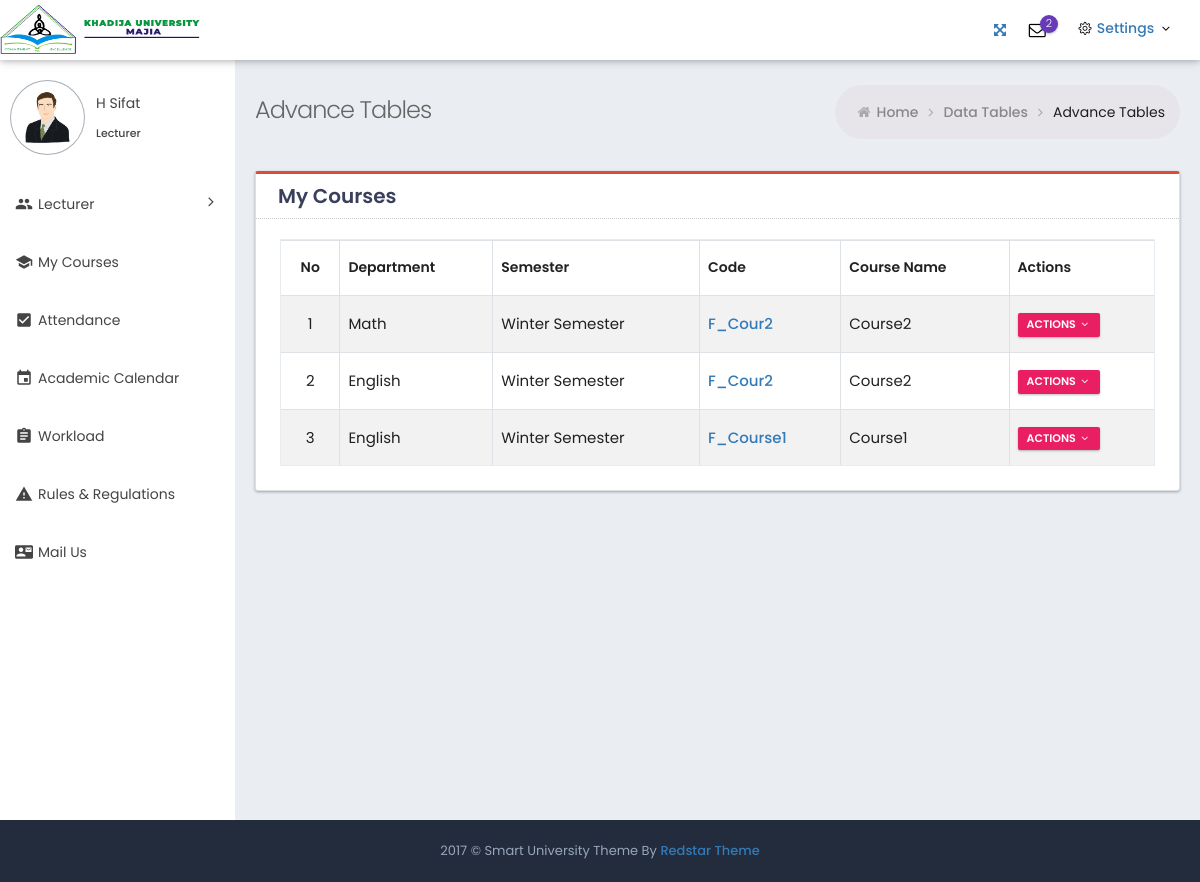
Screenshot of /lecturer/my_course/ (signed in) with the database file from the repository.
### pis/models.py (models this page shows, shortened)
class Lecturer(models.Model):
    user = models.OneToOneField(
        settings.AUTH_USER_MODEL, on_delete=models.CASCADE)
    status = models.CharField(max_length=10, choices=STATUS, default='active')
    pin_number   = models.CharField(max_length=100, unique=True)
    first_name = models.CharField(max_length=40)
    middle_name = models.CharField(max_length=40)
    last_name = models.CharField(max_length=40)
    image = models.ImageField(upload_to='lecturer/images/')
    gender = models.CharField(max_length=10, choices=GENDER)
    marital_status = models.CharField(max_length=10, choices=Marital_Status)
    child = models.PositiveIntegerField()
    date_of_birth = models.DateField(default=timezone.now)
    graduate = models.IntegerField()
    postgraduate = models.IntegerField()
    phd = models.IntegerField()
    date_of_join = models.DateField(default=timezone.now)
    phone = models.CharField(max_length=15)
    email = models.EmailField(unique=True)
    address = models.TextField(blank=True)
    others = models.TextField(blank=True)
    class Meta:
        db_table = ''
        managed = True
        verbose_name = 'Teacher'
        verbose_name_plural = 'Teachers'

class My_Course(models.Model):
    name = models.CharField(max_length=20)
    lecturer = models.ForeignKey(Lecturer, on_delete=models.SET_NULL, related_name='my_course_lecturer', blank=True, null=True)
    department = models.ForeignKey(to='sis.Department', on_delete=models.SET_NULL, blank=True, null=True)
    semester = models.ForeignKey(to='sis.Semester', on_delete=models.SET_NULL, related_name='my_course_semester', blank=True, null=True)
    subject = models.ManyToManyField(to='sis.Subject',  related_name='my_course_subject')
    course = models.ForeignKey(to='sis.Course', on_delete=models.SET_NULL, related_name='my_course_course', blank=True, null=True)
    student = models.ManyToManyField(to='sis.Student', related_name='my_course_student')
    class Meta:
        db_table = ''
        managed = True
        verbose_name = 'My_Course'
        verbose_name_plural = 'My_Courses'
    def get_absolute_url(self):
        return reverse('lecturer:my_course_detail', kwargs={
            'pk': self.pk
        })

### sis/models.py (models this page shows, shortened)
class Department(models.Model):
    student = models.ForeignKey(
        Student, on_delete=models.SET_NULL, null=True)
    name = models.CharField(max_length=200, unique=True)
    prefix = models.CharField(max_length=20)
    code = models.CharField(max_length=20)
    about = models.CharField(max_length=150, blank=True)
    def __str__(self):
        return self.name
    class Meta:
        db_table = ''
        managed = True
        verbose_name = 'Department'
        verbose_name_plural = 'Departments'

class Semester(models.Model):
    name = models.CharField(max_length=50)
    department = models.ForeignKey(Department, on_delete=models.SET_NULL, related_name='semester_dept', blank=True, null=True)
    program = models.ForeignKey(Program, on_delete=models.SET_NULL, related_name='semester_program', blank=True, null=True)
    course = models.ManyToManyField(Course, related_name='semester_course', blank=True)
    student = models.ManyToManyField(Student, related_name='semester_student', blank=True)
    session = models.ForeignKey(Semester_Session, on_delete=models.SET_NULL, related_name='semester_program', blank=True, null=True)
    code = models.CharField(max_length=40)
    advisor = models.ForeignKey(to='pis.Lecturer', on_delete=models.SET_NULL, related_name='semester_advisor', blank=True, null=True)
    class Meta:
        db_table = ''
        managed = True
        verbose_name = 'Semester'
        verbose_name_plural = 'Semesters'

class Course(models.Model):
    student = models.ForeignKey(Student, on_delete=models.SET_NULL, null=True)
    name = models.CharField(max_length=200, unique=True)
    prefix = models.CharField(max_length=20)
    code = models.CharField(max_length=20)
    subject = models.ManyToManyField('Subject', related_name='subject_list', blank=True)
    faield = models.ManyToManyField(Subject,related_name='failed_subject_status', blank=True)
    passed = models.ManyToManyField(Subject,related_name='passed_subject_status', blank=True)
    nerver = models.ManyToManyField(Subject,related_name='never_subject_status', blank=True)
    current = models.ManyToManyField(Subject,related_name='curent_subject_status', blank=True)
    program = models.ForeignKey('Program', related_name='program_course', on_delete=models.CASCADE, blank=True, null=True)
    class Meta:
        db_table = ''
        managed = True
        verbose_name = 'Course'
        verbose_name_plural = 'Courses'

### pis/views.py (the view)
# urls.py: path('my_course/',views.Course_by_teacher.as_view(), name='my_course'),
@method_decorator([login_required, pis_required], name='dispatch')
class Course_by_teacher(generic.ListView):
    model = My_Course
    template_name = 'my_course.html'
    context_object_name = 'queryset'
    def get_context_data(self, **kwargs):
        profile = Lecturer.objects.filter(user=self.request.user)
        semester_course = My_Course.objects.filter(lecturer__user=self.request.user)
        context = super().get_context_data(**kwargs)
        context['profile'] = profile
        context['test'] = semester_course
        return context

### pis/templates/my_course.html (shortened to what this page needs)
{% load static %}
<!DOCTYPE html>
<html lang="en">
<head>
    <link href="{% static 'fonts/simple-line-icons/simple-line-icons.min.css' %}" rel="stylesheet" type="text/css" />
    <link href="{% static 'fonts/font-awesome/css/font-awesome.min.css' %}" rel="stylesheet" type="text/css" />
    <link href="{% static 'fonts/material-design-icons/material-icon.css' %}" rel="stylesheet" type="text/css" />
    <link href="{% static 'assets/plugins/bootstrap/css/bootstrap.min.css' %}" rel="stylesheet" type="text/css" />
    <link href="{% static 'assets/plugins/datatables/plugins/bootstrap/dataTables.bootstrap4.min.css' %}" rel="stylesheet"
        type="text/css" />
    <link rel="stylesheet" href="{% static 'assets/plugins/material/material.min.css' %}">
    <link rel="stylesheet" href="{% static 'assets/css/material_style.css' %}">
    <link href="{% static 'assets/css/theme/light/theme_style.css' %}" rel="stylesheet" id="rt_style_components" type="text/css" />
    <link href="{% static 'assets/css/theme/light/style.css' %}" rel="stylesheet" type="text/css" />
    <link href="{% static 'assets/css/plugins.min.css' %}" rel="stylesheet" type="text/css" />
    <link href="{% static 'assets/css/responsive.css' %}" rel="stylesheet" type="text/css" />
    <link href="{% static 'assets/css/theme/light/theme-color.css' %}" rel="stylesheet" type="text/css" />
</head>
<body
    class="page-header-fixed sidemenu-closed-hidelogo page-content-white page-md header-white white-sidebar-color logo-indigo">
    <div class="page-wrapper">
{% include "base/header.html" %}
        <div class="page-container">
          {% include "l_sidebar.html" %}
            <div class="page-content-wrapper">
                <div class="page-content">
                    <div class="page-bar">
                        <div class="page-title-breadcrumb">
                            <div class=" pull-left">
                                <div class="page-title">Advance Tables</div>
                            </div>
                            <ol class="breadcrumb page-breadcrumb pull-right">
                                <li><i class="fa fa-home"></i>&nbsp;<a class="parent-item"
                                        href="index.html">Home</a>&nbsp;<i class="fa fa-angle-right"></i>
                                </li>
                                <li><a class="parent-item" href="#">Data Tables</a>&nbsp;<i
                                        class="fa fa-angle-right"></i>
                                </li>
                                <li class="active">Advance Tables</li>
                            </ol>
                        </div>
                    </div>
                    <div class="row">
                        <div class="col-md-12">
                            <div class="card card-topline-red">
                                <div class="card-head">
                                    <header>My Courses</header>
                                </div>
                                <div class="card-body ">
                                    <div class="table-scrollable">
                                        <table
                                            class="table table-striped table-bordered table-hover table-checkable"
                                            style="width: 100%">
                                            <thead>
                                                <tr>
                                                    <th>
                                                     No
                                                    </th>
                                                    <th>
                                                     Department
                                                    </th>
                                                    <th> Semester </th>
                                                    <th>Code </th>
                                                    <th> Course Name </th>
                                                    <th> Actions </th>
                                                </tr>
                                            </thead>
                                            <tbody>
                                                {% for lite in queryset  %}
                                                <tr class="odd gradeX">
                                                    <td>
                                                  {{forloop.counter}}
                                                    </td>
                                                    <td>
                                                  {{lite.department}}
                                                    </td>
                                                    <td>
                                                        {{lite.semester.name}}
                                                    </td>
                                                    <td>
                                                        <a href="{{lite.get_absolute_url}}">{{lite.course.code}}  </a>
                                                    </td>
                                                    <td> {{lite.course.name}} </td>
                                                    <td class="valigntop">
                                                        <div class="btn-group">
                                                            <button
                                                                class="btn btn-xs deepPink-bgcolor dropdown-toggle no-margin"
                                                                type="button" data-toggle="dropdown"
                                                                aria-expanded="false">
                                                                Actions
                                                                <i class="fa fa-angle-down"></i>
                                                            </button>
                                                        </div>
                                                    </td>
                                                </tr>
                                                {% endfor %}
                                            </tbody>
                                        </table>
                                    </div>
                                </div>
                            </div>
                        </div>
                    </div>
                </div>
            </div>
        </div>
        <div class="page-footer">
            <div class="page-footer-inner"> 2017 &copy; Smart University Theme By
                <a href="mailto:redstartheme@gmail.com" target="_top" class="makerCss">Redstar Theme</a>
            </div>
        </div>
    </div>
</body>
</html>

### pis/templates/l_sidebar.html (shortened to what this page needs)
{% load static %}
			<div class="sidebar-container">
				<div class="sidemenu-container navbar-collapse collapse fixed-menu">
					<div id="remove-scroll" class="left-sidemenu">
						<ul class="sidemenu  page-header-fixed slimscroll-style" data-keep-expanded="false"
							data-auto-scroll="true" data-slide-speed="200" style="padding-top: 20px">
							{% for profile in profile  %}
							<li class="sidebar-user-panel">
								<div class="user-panel">
									<div class="pull-left image">
										<img src="{{profile.image.url}}" class="img-circle user-img-circle"
											alt="User Image" />
									</div>
									<div class="pull-left info">
										<p> {{profile.first_name}}  {{profile.middle_name}}</p>
										<a href="#">
											<span class="txtOnline">
												Lecturer </span></a>
									</div>
								</div>
							</li>
							<li class="nav-item">
								<a href="#" class="nav-link nav-toggle"><i class="material-icons">group</i>
									<span class="title">Lecturer</span>
								</a>
							</li>
							<li class="nav-item">
								<a href="{% url 'lecturer:my_course' %}" class="nav-link nav-toggle"> <i class="material-icons">school</i>
									<span class="title">My Courses</span>
								</a>
							</li>
							<li class="nav-item">
								<a href="{% url 'lecturer:attendance' %}" class="nav-link nav-toggle"> <i class="material-icons">check_box</i>
									<span class="title">Attendance</span>
								</a>
							</li>
							<li class="nav-item">
								<a href="event.html" class="nav-link nav-toggle"> <i class="material-icons">event</i>
									<span class="title">Academic Calendar</span>
								</a>
							</li>
							<li class="nav-item">
								<a href="{% url 'lecturer:workload' %}" class="nav-link nav-toggle"> <i class="material-icons">assignment</i>
									<span class="title">Workload</span>
								</a>
							</li>
							<li class="nav-item">
								<a href="{% url 'lecturer:guide_line' %}" class="nav-link nav-toggle"> <i class="material-icons">warning</i>
									<span class="title">  Rules & Regulations </span>
								</a>
							</li>
							<li class="nav-item">
								<a href="{% url 'lecturer:l_contact' %}" class="nav-link nav-toggle"> <i class="material-icons">contact_mail</i>
									<span class="title"> Mail Us </span>
								</a>
							</li>
							{% endfor %}
						</ul>
					</div>
				</div>
			</div>

### static/assets/css/theme/light/style.css (style rules this page uses)
.fa { display: inline-block; font: normal normal normal 14px/1 FontAwesome; font-size: inherit; -webkit-font-smoothing: antialiased; -moz-osx-font-smoothing: grayscale; transform: translate(0, 0); }
.fa-angle-down:before { content: "\f107"; }

### static/assets/css/responsive.css (style rules this page uses)
@media (min-width:992px) { .sidemenu-container { width: 235px; float: left; position: relative; margin-right: -100% } }
@media (min-width:992px) { .sidemenu-container.collapse { display: block; max-height: none !important } }
@media (min-width:992px) { .page-content-wrapper { float: left; width: 100% } }
@media (min-width:992px) { .page-content-wrapper .page-content { margin-left: 235px; margin-top: 0; min-height: 600px; padding: 25px 20px 10px } }
@media (min-width:992px) { .page-footer { clear: left } }

### static/assets/css/theme/light/theme-color.css (style rules this page uses)
:root { --sidebar-color: #ffffff; --sidebar-font-color: #4680ff; --logo-color: #222c3c; --header-color: #6673FC; }
.white-sidebar-color .sidemenu-container { background-color: #ffffff; }
.white-sidebar-color .user-panel, .white-sidebar-color .txtOnline, .white-sidebar-color .sidemenu-container .sidemenu>li>a, .white-sidebar-color .sidemenu-closed.sidemenu-container-fixed .sidemenu-container:hover .sidemenu>li>a { color: #444; }
.white-sidebar-color .page-container { background-color : #ffffff; }

### rows the page displays
Lecturer: image (picture), first_name "H", middle_name "Sifat"
My_Course: department "Math", semester.name "Winter Semester", course.code "F_Cour2", course.name "Course2"
My_Course: department "English", semester.name "Winter Semester", course.code "F_Cour2", course.name "Course2"
My_Course: department "English", semester.name "Winter Semester", course.code "F_Course1", course.name "Course1"
